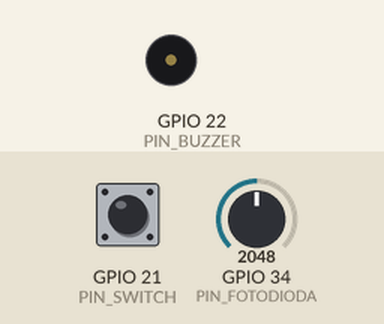
This sketch was run on a simulated ESP32. Shown: buzzer (waves = sounding, pin HIGH). The inputs (shaded band) are chosen by the test bench; at power-on: GPIO 34 (PIN_FOTODIODA) = 2048, GPIO 21 (PIN_SWITCH) HIGH.

Above: at 1.2 s.
1.3 s: GPIO 34 (PIN_FOTODIODA) set to 1890
2.8 s: GPIO 34 (PIN_FOTODIODA) set to 1810
At 3.8 s:
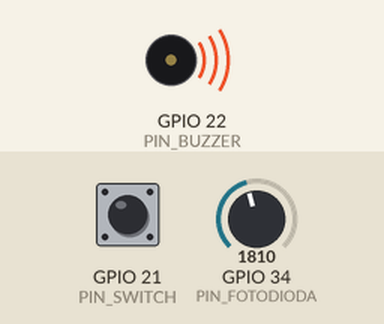
4.3 s: GPIO 21 (PIN_SWITCH) pulled LOW for 0.15 s
At 5.7 s:
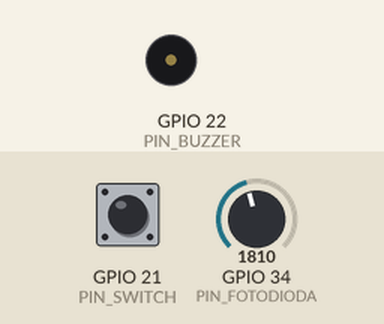
Timing chart, 0 to 7.3 s (numbered marks = the images above; inputs shaded):
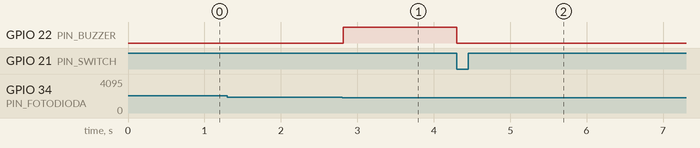

Measured:
- the behaviour switches between 1862 and 1861 on GPIO 34 (PIN_FOTODIODA) (found by bisection; images 0 and 1)
- after the input at 1.3 s, every drawn part: stays the same
- after the input at 2.8 s, GPIO 22 (PIN_BUZZER): LOW → HIGH at once
- after the input at 4.3 s, GPIO 22 (PIN_BUZZER): HIGH → LOW at once

The sketch:

sketch.ino
```cpp
const int PIN_FOTODIODA = 34;
const int PIN_SWITCH = 21;
const int PIN_BUZZER = 22;

const int AMBANG_MV = 1500;
const unsigned long WAKTU_PUTUS_MS = 10;
const unsigned long WAKTU_BALIK_MS = 60;

enum Status { TUNGGU_BERKAS, SIAP, ALARM };
Status status = TUNGGU_BERKAS;

bool berkasTerdeteksi = false;
bool bacaanSebelumnya = false;
bool switchSebelumnya = false;
unsigned long waktuBacaanBerubah = 0;

void setup() {
  pinMode(PIN_SWITCH, INPUT_PULLUP);  // Simulasi tidak memakai pull-up eksternal.
  pinMode(PIN_BUZZER, OUTPUT);
  digitalWrite(PIN_BUZZER, LOW);
}

void loop() {
  unsigned long sekarang = millis();
  bool bacaanBerkas = analogReadMilliVolts(PIN_FOTODIODA) >= AMBANG_MV;

  if (bacaanBerkas != bacaanSebelumnya) {
    bacaanSebelumnya = bacaanBerkas;
    waktuBacaanBerubah = sekarang;
  }

  unsigned long waktuStabil = bacaanBerkas ? WAKTU_BALIK_MS : WAKTU_PUTUS_MS;
  if (sekarang - waktuBacaanBerubah >= waktuStabil) {
    berkasTerdeteksi = bacaanBerkas;
  }

  bool switchDipencet = digitalRead(PIN_SWITCH) == LOW;
  bool baruDipencet = switchDipencet && !switchSebelumnya;
  switchSebelumnya = switchDipencet;

  switch (status) {
    case TUNGGU_BERKAS:
      if (berkasTerdeteksi) status = SIAP;
      break;

    case SIAP:
      if (!berkasTerdeteksi) status = ALARM;
      break;

    case ALARM:
      if (baruDipencet) {
        status = berkasTerdeteksi ? SIAP : TUNGGU_BERKAS;
      }
      break;
  }

  digitalWrite(PIN_BUZZER, status == ALARM ? HIGH : LOW);
  delay(5);
}
```
